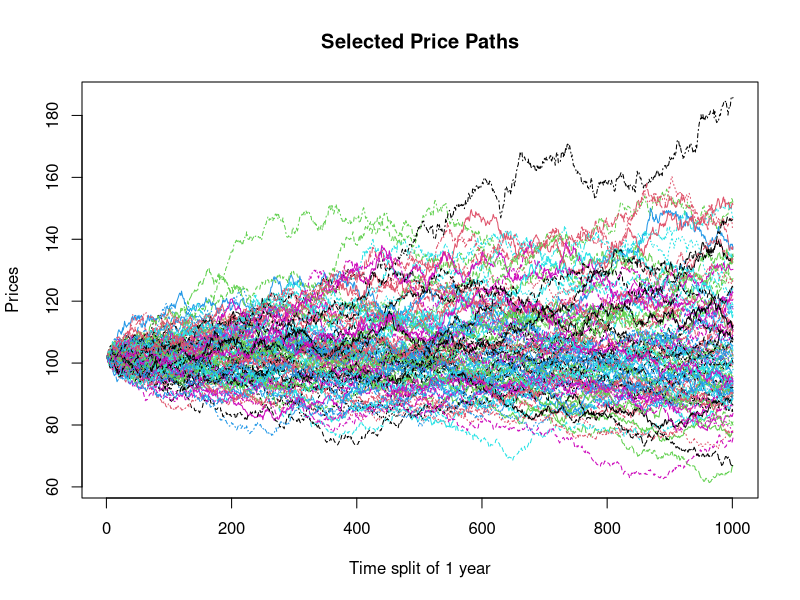
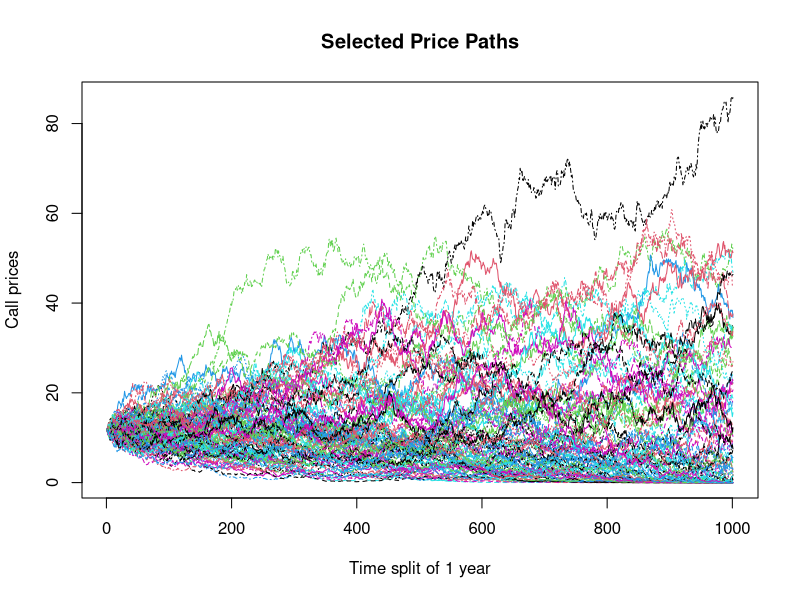
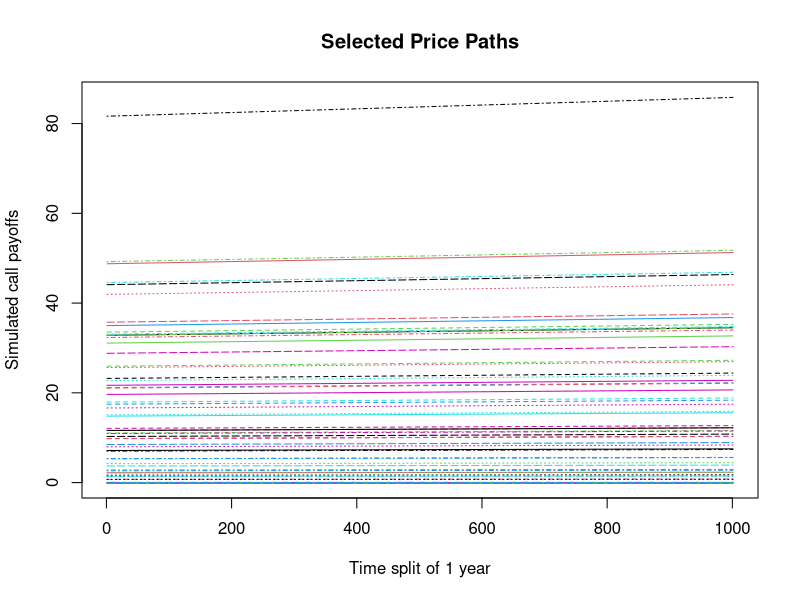
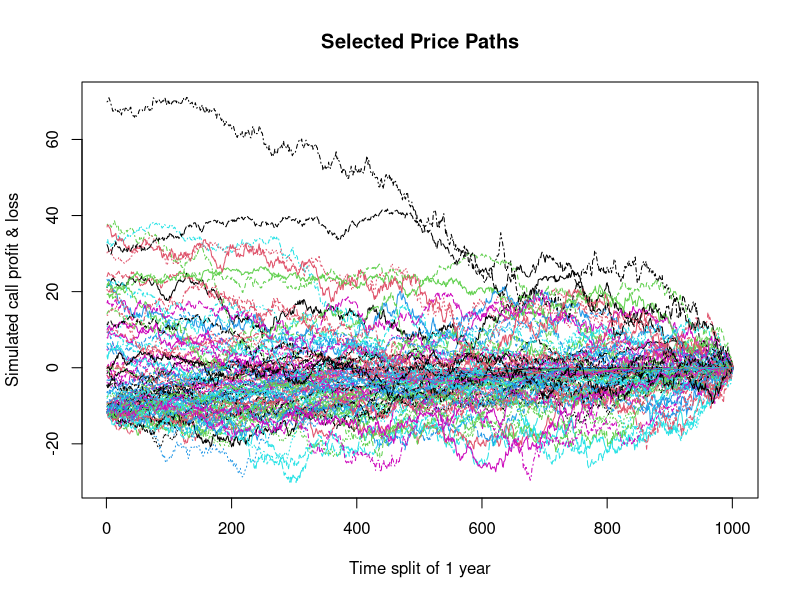
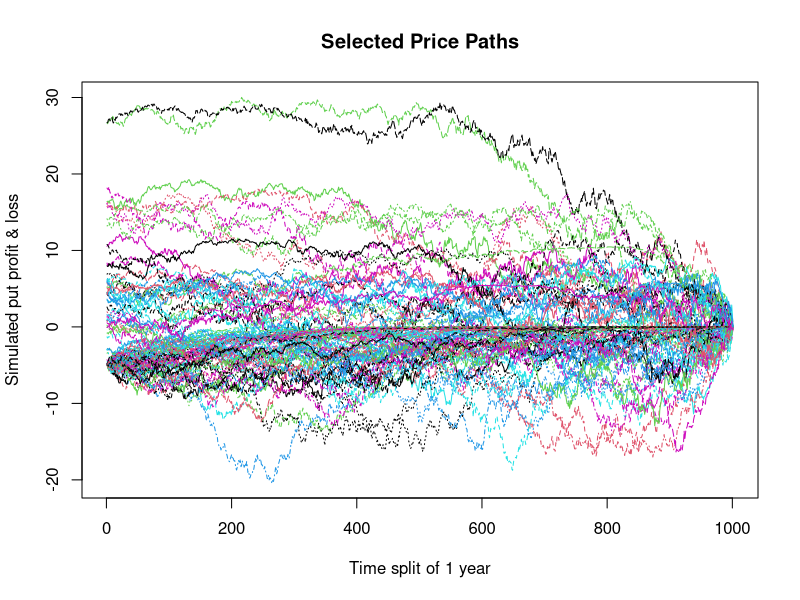
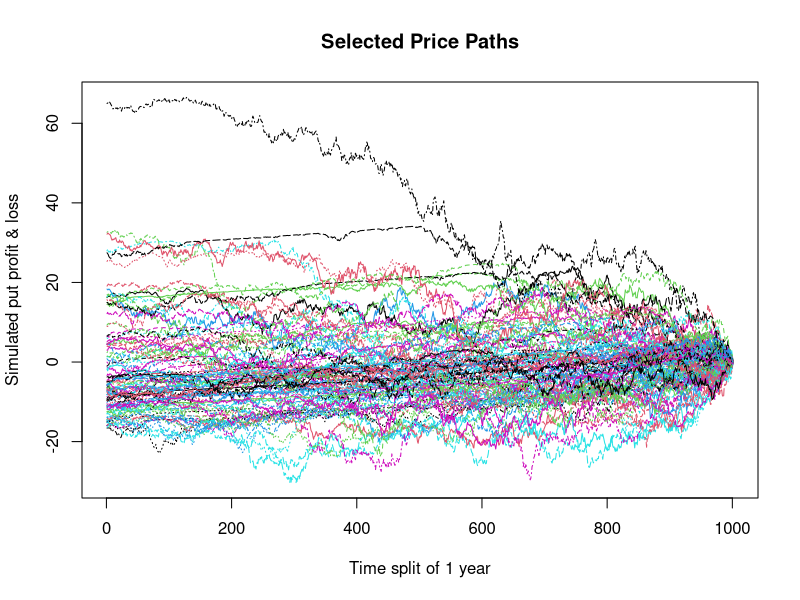

R code for these plots, in order:
library("dplyr") 

asset.paths <- function(s0, mu, sigma, nsims, periods) 
{
  nsteps = length(periods)
  dt = c(periods[1], diff(periods))
  drift = mu - 0.5 * sigma^2
  temp = matrix(exp(drift * dt + sigma * sqrt(dt) * rnorm(nsteps * nsims)), nc=nsims)
  for(i in 2:nsteps) temp[i,] = temp[i,] * temp[(i-1),]
  s0 * temp
} 


S =102
K = 100
mu = 0.02
r = 0.05
sigma = 0.2
N = 100
T = 1000
# Single Asset for 10 years
p = (0:T)/T
prices = asset.paths(S, mu, sigma, N, p)

# plot
matplot(prices, type='l', xlab='Time split of 1 year', ylab='Prices',
        main='Selected Price Paths')

call = array(numeric(), c(T+1, N)) 
put = array(numeric(), c(T+1, N)) 

t = (0:T)/T
tt = 1 - t
ttt = tt
for(i in 2:N){
  ttt = ttt = cbind(ttt, tt)
}
  
S = prices

ST = S[T+1,]
for(i in 1:T){
  ST = rbind(ST, S[T+1,])
}


# european call
d1 <- (log(S/K) + (r + sigma^2/2) * ttt)/(sigma * sqrt(ttt))
d2 <- d1 - sigma * sqrt(ttt)
phid1 <- pnorm(d1)
call_price <- S * phid1 - K * exp(-r * ttt) * pnorm(d2)
simulated_call_payoffs <- exp(-r*ttt)*pmax(ST-K,0)
pl_call <- simulated_call_payoffs - call_price


matplot(call_price, type='l', xlab='Time split of 1 year', ylab='Call prices',
        main='Selected Price Paths')

matplot(simulated_call_payoffs, type='l', xlab='Time split of 1 year', ylab='Simulated call payoffs',
        main='Selected Price Paths')

matplot(pl_call, type='l', xlab='Time split of 1 year', ylab='Simulated call profit & loss',
        main='Selected Price Paths')


# european put
d11 <- (log(S/K) + (r + sigma^2/2) * ttt)/(sigma * sqrt(ttt))
d22 <- d1 - sigma * sqrt(ttt)
phimd11 <- pnorm(-d11)
put_price <- -S * phimd11 + K * exp(-r * ttt) * pnorm(-d22)
simulated_put_payoffs <- exp(-r*ttt)*pmax(K-ST,0)
pl_put <- simulated_put_payoffs - put_price

matplot(pl_put, type='l', xlab='Time split of 1 year', ylab='Simulated put profit & loss',
        main='Selected Price Paths')


# portfoilio of 1 put & 1 call

price <- call_price + put_price
pay_off <- simulated_call_payoffs + simulated_put_payoffs
pl <- pay_off -  price

matplot(pl, type='l', xlab='Time split of 1 year', ylab='Simulated put profit & loss',
        main='Selected Price Paths')


